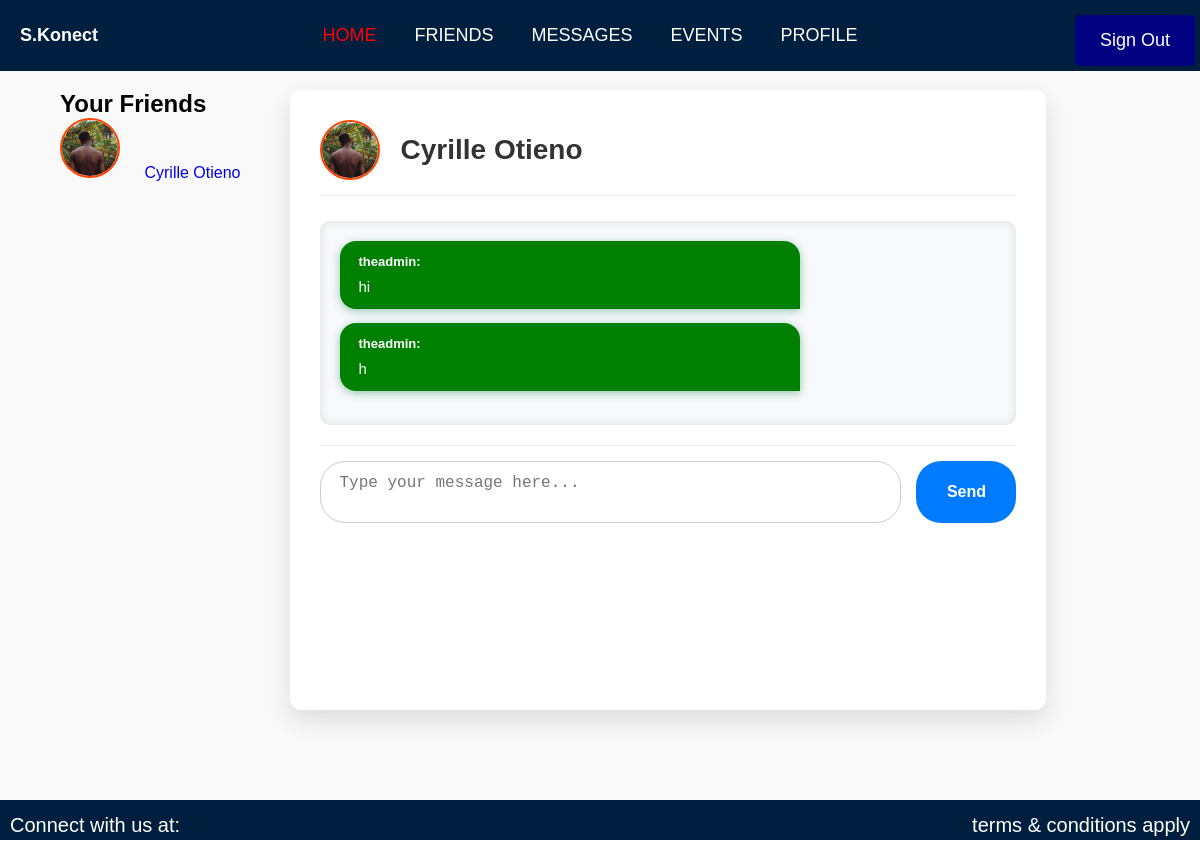
The app's page /chat/62/ (signed in) with its own data.
### authentication/models.py (models this page shows, shortened)
class CustomUser(AbstractUser):
    country = models.CharField(max_length=100, null=True, blank=True)
    location = models.CharField(max_length=100, null=True, blank=True)
    institution = models.CharField(max_length=100, null=True, blank=True)
    city = models.CharField(max_length=100, null=True, blank=True)
    state = models.CharField(max_length=100, null=True, blank=True)
    zip_code = models.CharField(max_length=20, null=True, blank=True)
    otp = models.CharField(max_length=6, blank=True, null=True)
    otp_created_at = models.DateTimeField(blank=True, null=True)
    otp_verified = models.BooleanField(default=False)
    profile_picture = models.ImageField(upload_to='profile_pictures/', null=True, blank=True)
    password_reset_token = models.CharField(max_length=36, blank=True, null=True)
    token_created_at = models.DateTimeField(blank=True, null=True)
    is_verified = models.BooleanField(default=False)

class Message(models.Model):
    sender = models.ForeignKey(CustomUser, related_name='sent_messages', on_delete=models.CASCADE)
    recipient = models.ForeignKey(CustomUser, related_name='received_messages', on_delete=models.CASCADE)
    content = models.TextField()
    timestamp = models.DateTimeField(auto_now_add=True)
    read = models.BooleanField(default=False)  # New field to track if the message has been read
    class Meta:
        indexes = [
            models.Index(fields=['sender', 'recipient']),
            models.Index(fields=['timestamp']),
        ]

### authentication/views.py (the view)
# urls.py: path('chat/<int:friend_id>/', chat_view, name='chat_with_friend'),  # URL for chatting with a specific friend
@login_required
def chat_view(request, friend_id):
    friend = get_object_or_404(CustomUser, id=friend_id)
    messages_list = Message.objects.filter(
        (Q(sender=request.user) & Q(recipient=friend)) |
        (Q(sender=friend) & Q(recipient=request.user))
    ).order_by('timestamp')
    friends = CustomUser.objects.filter(
        Q(friend_requests_sent__to_user=request.user, friend_requests_sent__accepted=True) |
        Q(friend_requests_received__from_user=request.user, friend_requests_received__accepted=True)
    ).distinct()
    if request.method == 'POST':
        content = request.POST.get('content')
        if content:
            Message.objects.create(sender=request.user, recipient=friend, content=content)
            return redirect('chat_with_friend', friend_id=friend_id)
    return render(request, 'authentication/chat.html', {
        'friend': friend,
        'messages': messages_list,
        'friends': friends,  # Pass the friends list to the template
    })

### templates/authentication/chat.html (shortened to what this page needs)
{% extends "authentication/nav2.html" %}
{% load static %}
{% block content %}
<section id="chat-page">
    <div class="chat-container">
        <div class="sidebar">
            <h2>Your Friends</h2>
            <ul>
                {% for friend in friends %}
                    <li>
                        <img src="{% if friend.profile_picture %}{{ friend.profile_picture.url }}{% else %}{% static 'images/default_profile.png' %}{% endif %}" alt="{{ friend.username }}'s profile picture" class="friend-avatar">
                        <a href="{% url 'chat_with_friend' friend.id %}">
                            {{ friend.first_name }} {{ friend.last_name }}
                        </a>
                    </li>
                {% empty %}
                    <li>No friends available.</li>
                {% endfor %}
            </ul>
        </div>
        <div class="chat-interface">
            <div class="chat-header">
                <img src="{% if friend.profile_picture %}{{ friend.profile_picture.url }}{% else %}{% static 'images/default_profile.png' %}{% endif %}" alt="{{ friend.username }}'s profile picture" class="friend-avatar">
                <span class="friend-name">{{ friend.first_name }} {{ friend.last_name }}</span>
            </div>
            <div class="messages" id="messages">
                {% for message in messages %}
                    <div class="chat-message {% if message.sender == request.user %}user-a{% else %}user-b{% endif %}">
                        <strong>{{ message.sender.username }}:</strong>
                        <span class="message-content">{{ message.content|escape }}</span>
                    </div>
                {% empty %}
                    <p>No messages yet.</p>
                {% endfor %}
            </div>
            <form id="chat-form" method="post">
                <textarea name="content" id="message-input" placeholder="Type your message here..." required></textarea>
                <button type="submit">Send</button>
            </form>
        </div>
    </div>
</section>
{% endblock %}

### static/css/base.css (style rules this page uses)
* { padding: 0; margin: 0; box-sizing: border-box; text-decoration: none; list-style: none; }
body { font-family: "Arial", sans-serif, "Itim", cursive; height: 100vh; }
button { background-color: navy; color: #fff; padding: 10px 20px; border: none; border-radius: 5px; cursor: pointer; font-size: 18px; transition: background-color 0.3s ease; }
button { background-color: navy; color: #fff; padding: 10px; border: none; cursor: pointer; font-size: 18px; transition: background-color 0.3s ease; width: 100%; }
.friend-name { font-weight: bold; color: #001f3f; }
#chat-page { display: flex; background-color: #f9f9f9; padding: 50px 20px; height: 100vh; box-sizing: border-box; overflow: hidden; }
.chat-container { display: flex; width: 100%; padding: 40px; gap: 50px; box-sizing: border-box; }
.chat-interface { width: 70%; background-color: #ffffff; border-radius: 12px; padding: 30px; box-shadow: 0 10px 25px rgba(0, 0, 0, 0.12); display: flex; flex-direction: column; max-height: calc(100vh - 80px); }
.chat-header { display: flex; align-items: center; margin-bottom: 25px; border-bottom: 1px solid #eee; padding-bottom: 15px; }
.friend-avatar { width: 60px; height: 60px; border-radius: 50%; margin-right: 20px; object-fit: cover; border: 2px solid orangered; }
.friend-name { font-size: 28px; font-weight: bold; color: #333; }
.chat-interface .messages { max-height: 500px; overflow-y: auto; padding-right: 10px; margin-bottom: 20px; scroll-behavior: smooth; background: #f7f9fc; border-radius: 10px; padding: 20px; box-shadow: inset 0 0 10px #ddd; }
.chat-message { padding: 12px 18px; border-radius: 18px; margin-bottom: 14px; max-width: 70%; line-height: 1.4; word-wrap: break-word; font-size: 15px; }
.user-a { background-color: #f0440e; background-color: green; color: white; align-self: flex-end; border-bottom-right-radius: 4px; border-radius: 16px 16px 0 16px; word-wrap: break; max-width: 70%; box-shadow: 0 2px 8px rgba(0, 123, 55, 0.4); }
.chat-message strong { display: block; margin-bottom: 5px; font-weight: 600; font-size: 13px; }
#chat-form { display: flex; gap: 15px; border-top: 1px solid #eee; padding-top: 15px; }
#message-input { flex-grow: 1; padding: 12px 18px; font-size: 16px; border-radius: 25px; border: 1px solid #ccc; resize: none; min-height: 50px; transition: border-color 0.3s; }
#chat-form button { background-color: #007bff; border: none; color: white; font-weight: 700; padding: 0 30px; border-radius: 25px; cursor: pointer; font-size: 16px; transition: background-color 0.3s; width: 100px; }

### records on screen
CustomUser: profile_picture (picture), first_name "Cyrille", last_name "Otieno"
Message: sender.username "theadmin", content "hi"
Message: sender.username "theadmin", content "h"
